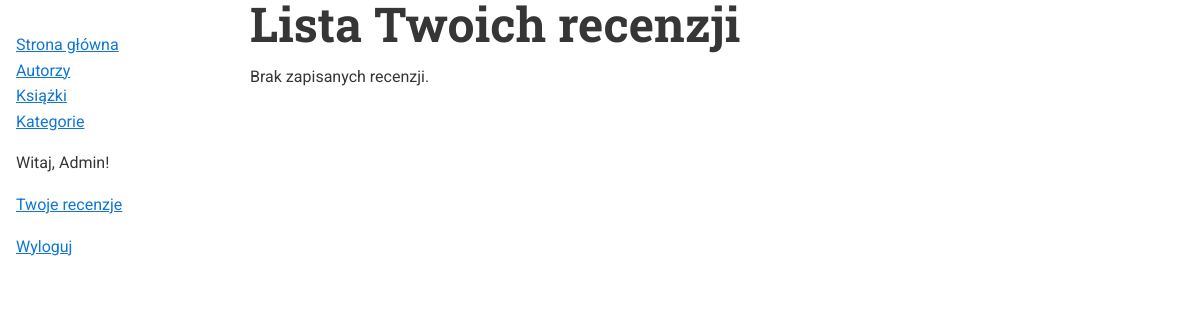
Before: /reviews/list (signed in) with the older database file.
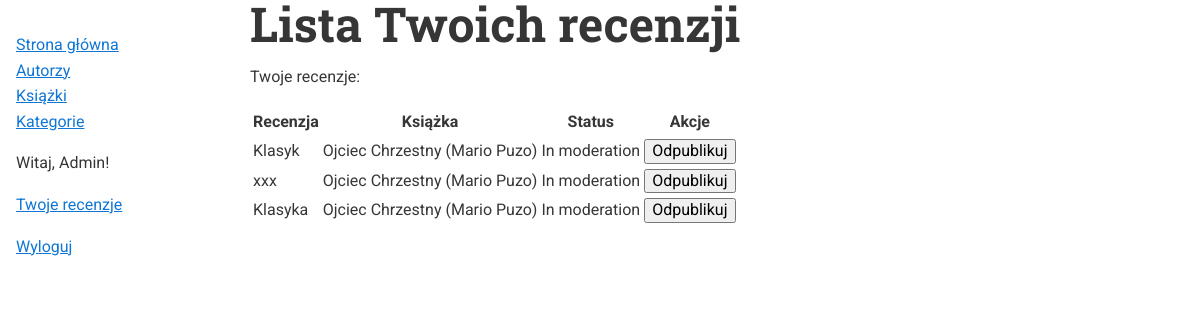
After: the same page with the newer database file.
### reviews/models.py (models this page shows, shortened)
class Review(models.Model):
    objects = ReviewManager()
    user = models.ForeignKey(
        settings.AUTH_USER_MODEL,
        on_delete=models.PROTECT,
        null=False,
        blank=False,
        verbose_name="Author",
        help_text="",
    )
    book = models.ForeignKey(
        Book, on_delete=models.CASCADE,
        null=False,
        blank=False,
        verbose_name="Book",
        help_text="",
    )
    title = models.CharField(
        max_length=100,
        null=False,
        blank=False,
        verbose_name="Title",
        help_text="",
    )
    content = models.TextField(
        blank=False,
        verbose_name="Content",
        help_text="",
    )
    pub_date = models.DateTimeField(
        null=True,
        blank=True,
        verbose_name="Publication timestamp",
        help_text="",
    )
    STATE_CHOICES = (
        ('draft', 'Draft'),
        ('in_moderation', 'In moderation'),
        ('rejected', 'Rejected'),
        ('published', 'Published'),
    )
    state = models.CharField(
        choices=STATE_CHOICES,
        max_length=40,
        null=False,
        blank=False,
        verbose_name="Title",
        help_text="",
    )
    grade = models.PositiveIntegerField(
        null=False,
        blank=False,
        verbose_name="Grade",
        help_text="Values from 1 to 10",
        validators=[
            MinValueValidator(1),
            MaxValueValidator(10),
        ],
    )

### books/models.py (models this page shows)
class Book(models.Model):
    title = models.CharField(
        max_length=200,
        null=False,
        blank=False,
        verbose_name="Title",
        help_text="",
    )
    author = models.ForeignKey(
        Author, on_delete=models.PROTECT,
        null=False,
        blank=False,
        verbose_name="Author",
        help_text="",
    )
    categories = models.ManyToManyField(
        "Category",
        blank=False,
        verbose_name="Categories",
        help_text="",
    )
    pages = models.PositiveIntegerField(
        null=True,
        blank=True,
        verbose_name="Pages",
        help_text="",
    )
    description = models.TextField(
        blank=True,
        verbose_name="Description",
        help_text="",
    )
    cover = models.ImageField(
        blank=True, null=False, default="",
        verbose_name="Cover image",
        help_text="",
    )
    def __str__(self):
        return f'{self.title} ({self.author})'

class Author(models.Model):
    first_name = models.CharField(
        max_length=50,
        null=False,
        blank=False,
        verbose_name="First Name",
        help_text="",
    )
    last_name = models.CharField(
        max_length=100,
        null=False,
        blank=False,
        verbose_name="Last Name",
        help_text="",
    )
    birth_date = models.DateField(
        null=True,
        blank=True,
        verbose_name="Birth Date",
        help_text="",
    )
    web_site = models.URLField(
        null=False,
        blank=True,
        default="",
        verbose_name="Web Site Address",
        help_text="",
    )
    def __str__(self):
        return f'{self.first_name} {self.last_name}'

### reviews/views.py (the view)
# urls.py: path('list', views.ListReviews.as_view(), name='list-reviews'),
class ListReviews(LoginRequiredMixin, ListView):
    template_name = 'reviews/list.html'
    extra_context = {
        'title': 'Lista Twoich recenzji'
    }
    def get_queryset(self):
        return Review.objects.filter(user=self.request.user).order_by('state', 'pub_date')

### templates/reviews/list.html
{% extends "base_books.html" %}
{% block content %}
{% if object_list %}
<p>Twoje recenzje:</p>
<table>
    <tr>
        <th>Recenzja</th>
        <th>Książka</th>
        <th>Status</th>
        <th>Akcje</th>
    </tr>
    {% for review in object_list %}
    <tr>
        <td>{{ review.title }}</td>
        <td>{{ review.book }}</td>
        <td>{{ review.get_state_display }}</td>
        <td>
            {% if review.state == 'draft' %}
            <a href="{% url 'reviews:edit-book-review' review.book.pk review.pk %}">edytuj</a>
            {% elif review.state == 'in_moderation' %}
            <form method="POST" action="{% url 'reviews:unpublish-book-review' review.book.pk review.pk %}">{% csrf_token %}<input type="submit" value="Odpublikuj"></form>
            {% endif %}
        </td>
    {% endfor %}
</table>
{% else %}
<p>Brak zapisanych recenzji.</p>
{% endif %}
{% endblock %}

Changed rows visible on the page:
added Review: title "Klasyk", book "Ojciec Chrzestny (Mario Puzo)", state "In moderation"
added Review: title "xxx", book "Ojciec Chrzestny (Mario Puzo)", state "In moderation"
added Review: title "Klasyka", book "Ojciec Chrzestny (Mario Puzo)", state "In moderation"
Other visible differences:
text no longer shown: "Brak zapisanych recenzji."
text now shown: "Twoje recenzje: Recenzja Książka Status Akcje"
